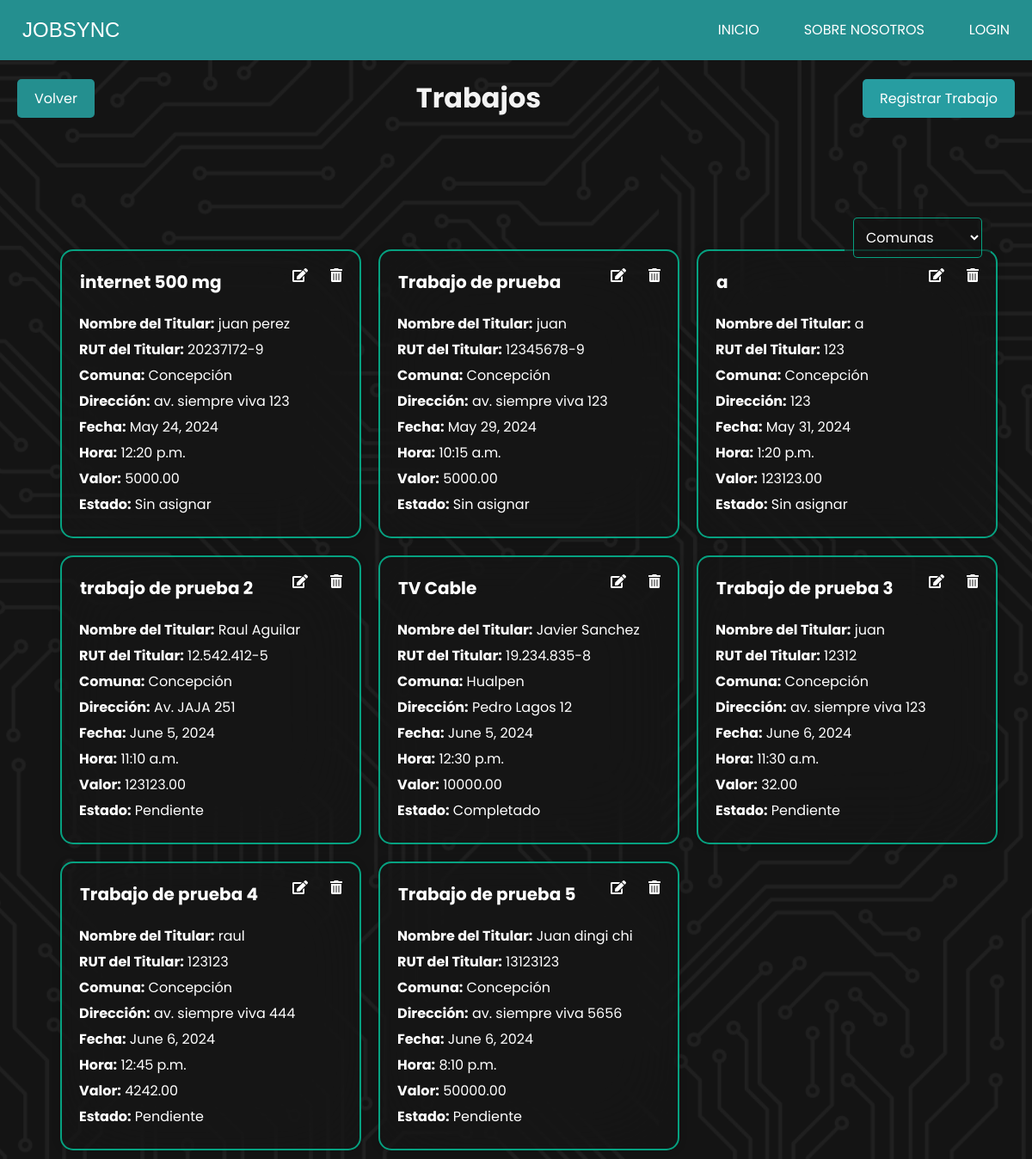
/trabajos/, run on an earlier commit of the app's database.
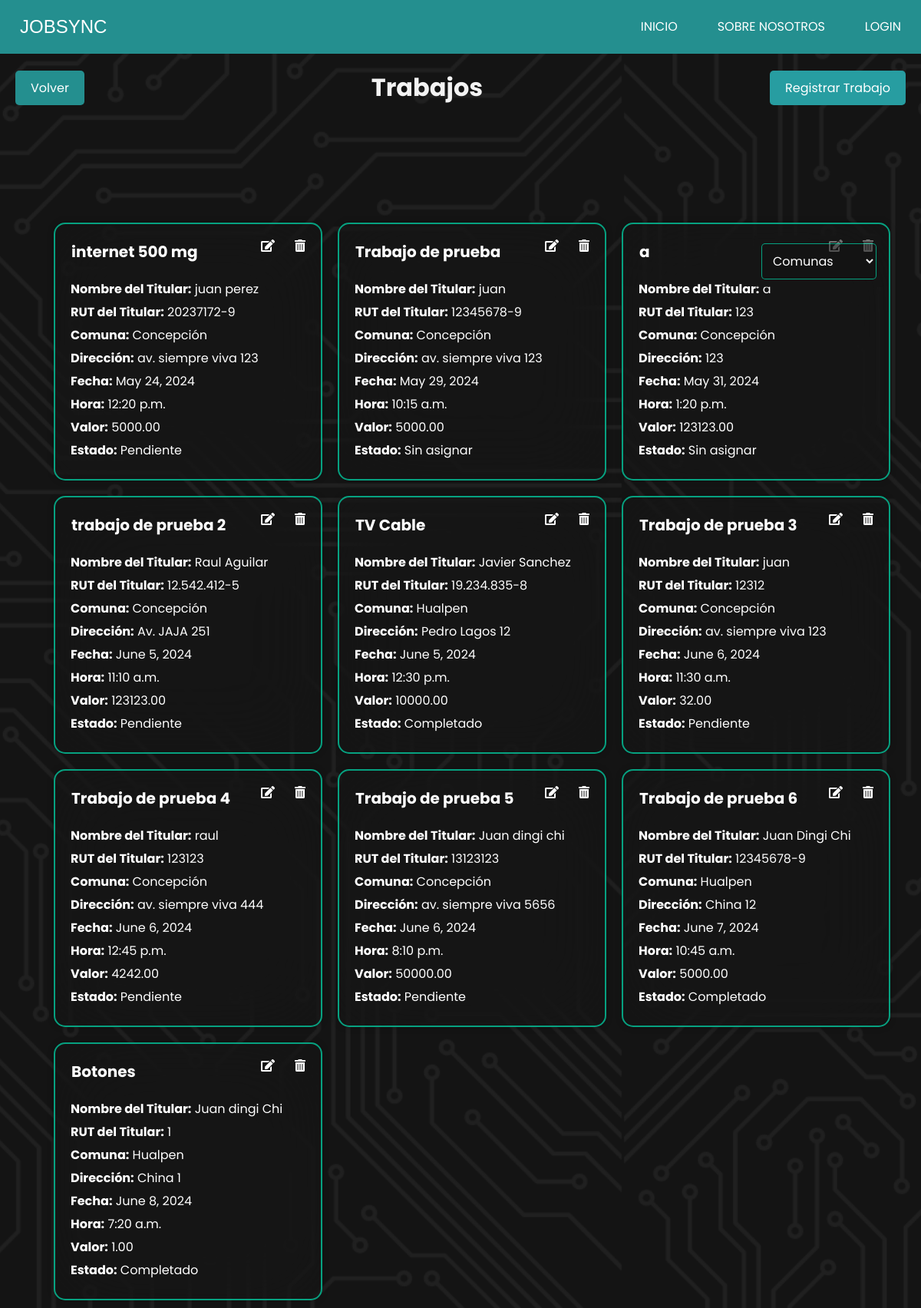
And on a later commit of the database.
### JobSyncApp/models.py (models this page shows, shortened)
class Trabajo(models.Model):
    colaborador = models.ForeignKey(CustomUser, on_delete=models.SET_NULL, null=True, blank=True)
    nombre_trabajo = models.CharField(max_length=100)
    nombre_titular = models.CharField(max_length=100)
    rut_titular = models.CharField(max_length=12)
    comuna = models.ForeignKey(Comuna, on_delete=models.SET_NULL, null=True)
    direccion = models.CharField(max_length=255)
    fecha = models.DateField()
    hora = models.TimeField()
    valor = models.DecimalField(max_digits=10, decimal_places=2)
    ESTADO_CHOICES = [
        ('sin_asignar', 'Sin asignar'),
        ('pendiente', 'Pendiente'),
        ('completado', 'Completado'),
    ]
    estado = models.CharField(max_length=20, choices=ESTADO_CHOICES, default='sin_asignar')

class Comuna(models.Model):
    nombre = models.CharField(max_length=100, unique=True)
    def __str__(self):
        return self.nombre

### JobSyncApp/views.py (the view)
# urls.py: path('trabajos/', views.trabajos, name='trabajos'),
def trabajos(request):
    comuna = Comuna.objects.all()
    trabajos = Trabajo.objects.all()  # Obtener todos los trabajos
    return render(request, 'admin/gestion_trabajos/trabajos/trabajos.html', {'trabajos': trabajos,'comuna':comuna})

### JobSyncApp/templates/admin/gestion_trabajos/trabajos/trabajos.html (shortened to what this page needs)
{% extends 'index.html' %}
{% load static %}
{% block extra_css %}
<link rel="stylesheet" href="{% static 'css/admin/trabajos.css' %}">
<link rel="stylesheet" href="https://cdnjs.cloudflare.com/ajax/libs/font-awesome/5.15.4/css/all.min.css">
{% endblock extra_css %}
{% block contenido %}
<div class="header">
    <a href="{% url 'index_trabajo' %}"  class="boton volver">Volver</a>
    <h1 id="titulo-trabajos">Trabajos</h1>
    <a href="{% url 'crear_trabajo' %}"  class="boton regresar">Registrar Trabajo</a>
</div>
<div class="filter-container">
    <select id="comuna-filter">
        <option value="">Comunas</option>
    </select>
</div>
<div class="card-container">
    {% for trabajo in trabajos %}
    <div class="card" id="trabajo" data-comuna="{{ trabajo.comuna }}">
        <div class="botones">
        <button class="delete-btn" data-url="{% url 'eliminar_trabajo' trabajo.id %}"> <i class="fas fa-trash-alt"></i></button>
        <button class="edit-btn" data-url="{% url 'modificar_trabajo' trabajo.id %}" > <i class="fas fa-edit"></i></button>
        <h2> {{ trabajo.nombre_trabajo }}</h2>
        </div>
        <p><strong>Nombre del Titular:</strong> {{ trabajo.nombre_titular }}</p>
        <p><strong>RUT del Titular:</strong> {{ trabajo.rut_titular }}</p>
        <p><strong>Comuna:</strong> {{ trabajo.comuna }}</p>
        <p><strong>Dirección:</strong> {{ trabajo.direccion }}</p>
        <p><strong>Fecha:</strong> {{ trabajo.fecha }}</p>
        <p><strong>Hora:</strong> {{ trabajo.hora }}</p>
        <p><strong>Valor:</strong> {{ trabajo.valor }}</p>
        <p><strong>Estado:</strong> {{ trabajo.get_estado_display }}</p>
    </div>
    {% endfor %}
</div>
{% endblock %}

### JobSyncApp/templates/index.html (shortened to what this page needs)
{% load  static  %}
<!DOCTYPE html>
<html lang="es">
<head>
    <link rel="stylesheet" href="{% static 'css' %}/estilo.css">
    <link href="https://cdn.jsdelivr.net/npm/remixicon@4.2.0/fonts/remixicon.css" rel="stylesheet" />
    {% block extra_css %} {% endblock extra_css %}
</head>
<body>
    <navbar class="navbar-container">
        <div class="logo-container" >
            <a href=""><img src="" alt="" style="margin-top: 1px; margin-right: 10px;"></a>
            {%if user.is_authenticated%}
            <a href="{% url 'home' %}">JobSync</a>
            {% else %}
            <a href="">JobSync</a>
            {%endif%}
        </div>
        <ul class="nav-items">
            <li class="nav-link"><a href="{% url 'home' %}">Inicio</a></li>
            <li class="nav-link"><a href="{% url 'sobre_nosotros' %}">Sobre Nosotros</a></li>
            {%if user.is_authenticated%}
            <li class="nav-link"><a href="{% url 'custom_logout' %}">Cerrar Sesion</a></li>
            {% else %}
            <li class="nav-link"><a href="{% url 'custom_login' %}">login</a></li>
            {%endif%}
        </ul>
    </navbar>
    {% block contenido %}{% endblock %}
</body>
</html>

### JobSyncApp/static/css/estilo.css (style rules this page uses)
* { margin: 0; padding: 0; box-sizing: border-box; }
.navbar-container { display: flex; justify-content: space-between; padding: 0 1rem; height: 70px; align-items: center; background: #248f8f; color: #fff; position: fixed; top: 0; width: 100%; z-index: 1000; }
.logo-container { display: flex; align-items: center; }
.navbar-container .logo-container a { font-size: 1.5rem; text-transform: uppercase; cursor: pointer; color: #fff; font-weight: 500; font-family: 'Kanit', sans-serif; }
.navbar-container .nav-items { display: flex; list-style-type: none; gap: 2rem; align-items: center; }
.navbar-container .nav-items .nav-link a { color: #fff; transition: 0.2s; padding: 10px; text-transform: uppercase; white-space: nowrap; }
.navbar-container .nav-items .nav-link:after { display: block; content: ""; border-top: 2px solid rgb(60, 179, 133); transform: scaleX(0); transition: transform 250ms ease-in-out; }

### JobSyncApp/static/css/admin/trabajos.css (style rules this page uses)
* { padding: 0; margin: 0; box-sizing: border-box; text-decoration: none; list-style: none; border: none; outline: none; font-family: "Poppins", sans-serif; }
body { height: auto; min-height: 100vh; width: auto; display: flex; align-items: center; justify-content: center; background: url("/static/css/img/fondo.png") no-repeat center center fixed; background-size: cover; }
.header { width: 100%; display: flex; justify-content: space-between; align-items: center; padding: 20px; color: rgba(255, 255, 255, 0.8); position: fixed; top: 70px; z-index: 1000; }
#titulo-trabajos { margin: 0; flex-grow: 1; text-align: center; color: #f3f3f3; }
.boton { padding: 10px 20px; background-color: #007bff; color: white; text-decoration: none; border-radius: 5px; }
.boton.volver { background-color: #248f8f; }
.boton.regresar { background-color: #279da1; }
.card-container { display: flex; flex-wrap: wrap; justify-content: flex-start; margin-top: 220px; width: 100%; padding-top: 60px; padding-left: 5%; }
.card { width: 350px; margin: 10px; padding: 20px; background: rgba(22, 22, 22, 0.61); border: 2px solid rgba(3, 207, 163, 0.76); box-shadow: 0 0 10px rgba(0, 0, 0, .2); color: #fff; backdrop-filter: blur(50px); border-radius: 15px; }
.card h2 { font-size: 20px; margin-bottom: 10px; }
.card p { margin: 5px 0; }
.card .delete-btn, .card .edit-btn { background: transparent; color: white; border: none; padding: 10px; border-radius: 10%; cursor: pointer; }
.card .delete-btn i, .card .edit-btn i { color: white; font-size: 1.2em; }
.card { position: relative; }
.card .delete-btn, .card .edit-btn { position: absolute; top: 10px; right: 10px; }
.card .edit-btn { right: 50px; }
.botones { padding: 1px; margin-bottom: 10px; }
.filter-container { position: fixed; top: 18%; right: 4%; z-index: 1001; background: rgba(22, 22, 22, 0.61); padding: 10px; border-radius: 5px; }
#comuna-filter { width: 150px; padding: 10px; font-size: 16px; border: 1px solid rgba(3, 207, 163, 0.76); border-radius: 5px; color: #fff; background:rgba(22, 22, 22, 0.315); }

What changed in the data, as far as the page shows it:
changed Trabajo "internet 500 mg": estado "Sin asignar" → "Pendiente"
added Trabajo: nombre_trabajo "Trabajo de prueba 6", nombre_titular "Juan Dingi Chi", rut_titular "12345678-9", comuna "Hualpen", direccion "China 12", fecha "June 7, 2024", hora "10:45 a.m.", valor "5000.00", estado "Completado"
added Trabajo: nombre_trabajo "Botones", nombre_titular "Juan dingi Chi", rut_titular "1", comuna "Hualpen", direccion "China 1", fecha "June 8, 2024", hora "7:20 a.m.", valor "1.00", estado "Completado"
